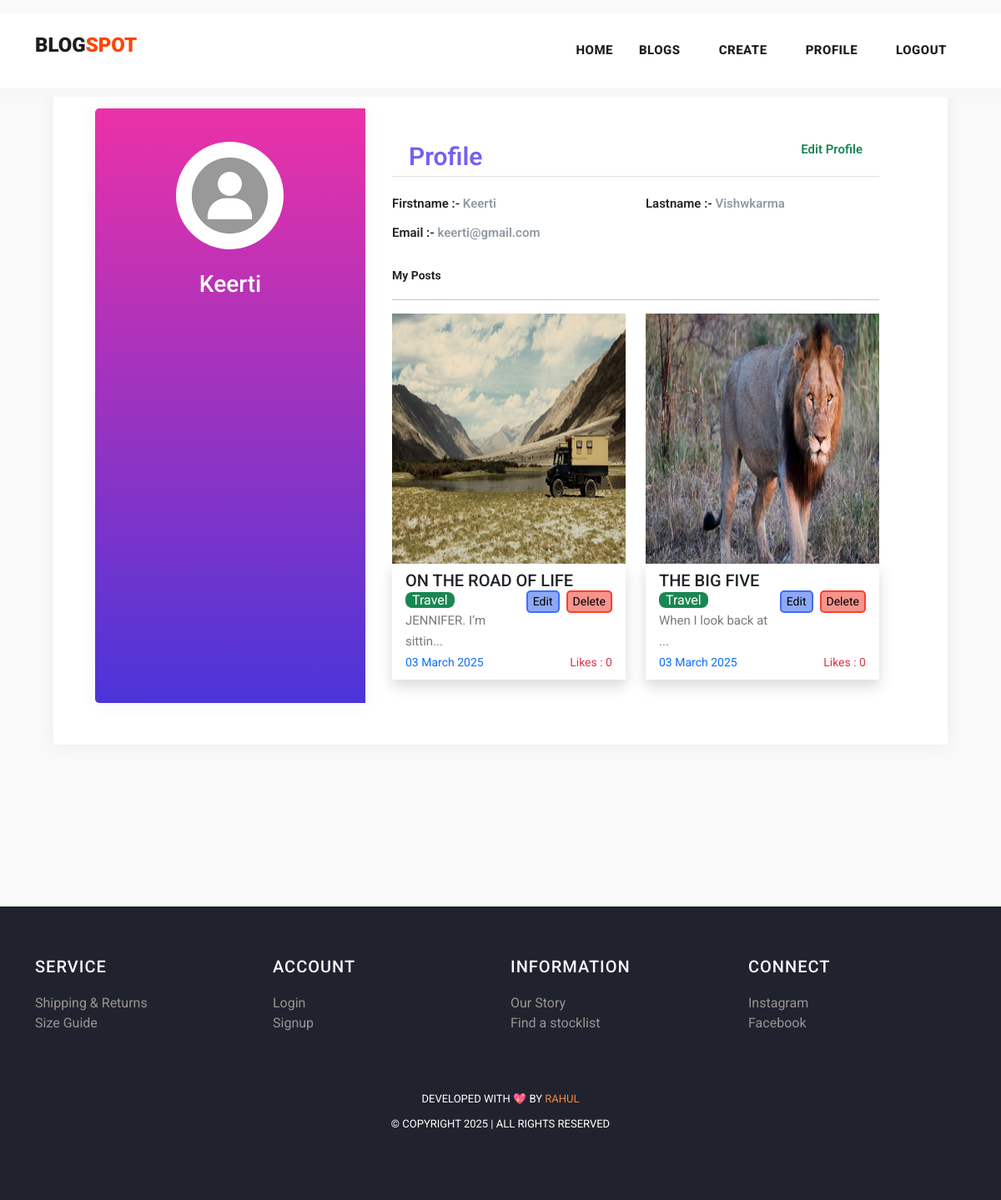
Page /profile/9 on the committed database.
### myapp/models.py (models this page shows, shortened)
class Post(models.Model):
    postname = models.CharField(max_length=600)
    category = models.CharField(max_length=600)
    image = models.ImageField(upload_to='images/posts',blank=True,null=True)
    content = models.CharField(max_length=100000)
    time = models.CharField(default=time,max_length=100, blank=True)
    likes = models.IntegerField(null=True,blank=True,default=0)
    user = models.ForeignKey(User,on_delete=models.CASCADE)

### myapp/views.py (the view)
# urls.py: path("profile/<int:id>",views.profile,name='profile'),
def profile(request,id):
    return render(request,'profile.html',{
        'user':User.objects.get(id=id),
        'posts':Post.objects.all(),
        'media_url':settings.MEDIA_URL,
    })

### templates/profile.html (shortened to what this page needs)
{% load static %}
<!DOCTYPE html>
<html lang="en">
<head>
    <link href="https://cdn.jsdelivr.net/npm/bootstrap@5.3.0-alpha3/dist/css/bootstrap.min.css" rel="stylesheet"
>
    <link href="{% static 'vendor/bootstrap/css/bootstrap.min.css' %}" rel="stylesheet">
    <link rel="stylesheet" href="https://maxcdn.bootstrapcdn.com/bootstrap/4.0.0/css/bootstrap.min.css">
    <link href="https://cdn.jsdelivr.net/npm/bootstrap@5.3.0-alpha3/dist/css/bootstrap.min.css" rel="stylesheet"
>
    <link rel="stylesheet" href="{% static 'assets/css/fontawesome.css' %}">
    <link rel="stylesheet" href="{% static 'assets/css/templatemo-stand-blog.css' %}">
    <link rel="stylesheet" href="{% static 'assets/css/owl.css' %}">
</head>
<body>
    <header class="">
        <nav class="navbar navbar-expand-lg bg-white">
            <div class="container">
                <a class="navbar-brand" href="index.html">
                    <h2>BLOG<span style="color: orangered;">SPOT</span></h2>
                </a>
                <div class="collapse navbar-collapse" id="navbarResponsive">
                    <ul class="navbar-nav ml-auto">
                        <li>
                            <a class="nav-link" href="{% url 'index' %}">Home
                            </a>
                        </li>
                        <li class="nav-item">
                            <a class="nav-link" href="{% url 'blog' %}">Blogs</a>
                        </li>
                        {% if user.is_authenticated %}
                        <li class="nav-item">
                            <a class="nav-link" href="{% url 'create' %}">Create</a>
                        </li>
                        <li class="nav-item">
                            <a class="nav-link" href="{% url 'profile' user.id %}">Profile</a>
                        </li>
                        <li class="nav-item">
                            <a class="nav-link" href="{% url 'logout' %}">Logout</a>
                        </li>
                        {% else %}
                        <li class="nav-item">
                            <a class="nav-link" href="{% url 'signin' %}">Login</a>
                        </li>
                        {% endif %}
                    </ul>
                </div>
            </div>
        </nav>
    </header>
    <div class="mt-3">
        <div class="page-content page-container p-lg-5 p-0" id="page-content">
            <div class="padding">
                <div class="row d-flex justify-content-center">
                    <div class="col-xl-12 col-md-12" id="card">
                        <div class="card user-card-full">
                            <div class="row m-l-0 m-r-0">
                                <div class="col-sm-4 bg-c-lite-green user-profile">
                                    <div class="card-block text-center text-white">
                                        <div class="m-b-25">
                                            <img src="{% static 'assets/images/user.png' %}" class="img-radius"
                                                alt="User-Profile-Image" style="border-radius: 50%;">
                                        </div>
                                        <h6 class="f-w-800 h3" style="text-transform: capitalize;">{{user.username}}
                                        </h6>
                                    </div>
                                </div>
                                <div class="col-sm-8">
                                    <div class="card-block">
                                        <h6 class="m-b-20 p-b-5 b-b-default f-w-600"
                                            style="font-size: 30px; padding: 20px;  color: #7461f3;">Profile <a
                                                href="{% url 'profileedit' user.id %}"
                                                class="float-right text-decoration-none text-success"
                                                style="font-size: 15px;">Edit Profile</a>
                                        </h6>
                                        <div class="row">
                                            <div class="col-sm-6">
                                                <p class="m-b-10 f-w-600 text-dark">Firstname :-
                                                    <span class="text-muted f-w-400">{{user.first_name}}</span>
                                                </p>
                                            </div>
                                            <div class="col-sm-6">
                                                <p class="m-b-10 f-w-600 text-dark">Lastname :-
                                                    <span class="text-muted f-w-400">{{user.last_name}}</span>
                                                </p>
                                            </div>
                                            <div class="col-sm-6">
                                                <p class="m-b-10 f-w-600 text-dark">Email :-
                                                    <span class="text-muted f-w-400">{{user.email}}</span>
                                                </p>
                                            </div>
                                        </div>
                                        <p class="small fw-bold pt-3 text-dark">My Posts</p>
                                        <hr>
                                        <div class="row row-cols-lg-2 row-cols-1">
                                            {% for post in posts%}
                                            {% if post.user_id == user.id %}
                                            <div class="col col-lg-6 col-12 mb-2">
                                                <img src="{{media_url}}{{post.image}}" alt="" height="300px"
                                                    width="100%">
                                                <div class="px-3 py-2 shadow">
                                                    <h5>{{post.postname}}</h5>
                                                    <a href="{% url 'deletepost' post.id %}"><button
                                                            class="ms-2 float-right small" type="submit"
                                                            style="border:2px solid rgb(252, 63, 42); border-radius: 5px; background-color: rgb(246, 148, 141);">Delete</button></a>
                                                    <a href="{% url 'editpost' post.id %}"><button
                                                            class="float-right small" type="submit"
                                                            style="border:2px solid rgb(64, 108, 251); border-radius: 5px; background-color: rgb(141, 169, 246);">Edit</button></a>
                                                    <span
                                                        class="text-white bg-success rounded-3 px-2 rounded-2">{{post.category}}</span>
                                                    <p>{{post.content|slice:"0:20"}}...</p>
                                                    <p class="small text-primary">{{post.time}}<span
                                                            class="text-danger float-right">Likes :
                                                            {{post.likes}}</span></p>
                                                </div>
                                            </div>
                                            {% endif %}
                                            {% endfor %}
                                        </div>
                                    </div>
                                </div>
                            </div>
                        </div>
                    </div>
                </div>
            </div>
        </div>
    </div>
    {% include 'footer.html' %}
</body>
</html>

### static/assets/css/templatemo-stand-blog.css (style rules this page uses)
body { font-family: 'Roboto', sans-serif; overflow-x: hidden; text-rendering: optimizeLegibility; -webkit-font-smoothing: antialiased; -moz-osx-font-smoothing: grayscale; }
p { margin-bottom: 0px; font-size: 15px; font-weight: 400; color: #7a7a7a; line-height: 30px; }
a { text-decoration: none!important; }
ul { padding: 0; margin: 0; list-style: none; }
h1,h2,h3,h4,h5,h6 { margin: 0px; }
header { position: absolute; z-index: 99999; width: 100%; height: 100px; background-color: #f7f7f7; -webkit-transition: all 0.3s ease-in-out 0s; -moz-transition: all 0.3s ease-in-out 0s; -o-transition: all 0.3s ease-in-out 0s; transition: all 0.3s ease-in-out 0s; }
header .navbar { padding: 25px 0px; }
.navbar .navbar-brand { float: left; margin-top: -12px; outline: none; }
.navbar .navbar-brand h2 { color: #1e1e1e; text-transform: uppercase; font-size: 24px; font-weight: 900; -webkit-transition: all .3s ease 0s; -moz-transition: all .3s ease 0s; -o-transition: all .3s ease 0s; transition: all .3s ease 0s; }
#navbarResponsive { z-index: 999; }
.navbar-collapse { text-align: center; }
.navbar .navbar-nav .nav-item { margin: 0px 15px; }
.navbar .navbar-nav a.nav-link { text-transform: capitalize; font-size: 15px; font-weight: 800; text-transform: uppercase; letter-spacing: 0.5px; color: #1e1e1e; transition: all 0.3s; }

### templates/profile.html (style rules this page uses)
body { background-color: #f9f9fa; width: 100vw; height: 100vh; }
.padding { padding: 1rem; }
.user-card-full { overflow: hidden; }
.card { border-radius: 5px; -webkit-box-shadow: 0 1px 20px 0 rgba(69, 90, 100, 0.08); box-shadow: 0 1px 20px 0 rgba(69, 90, 100, 0.08); border: none; margin-bottom: 30px; padding: 50px; }
.m-r-0 { margin-right: 0px; }
.m-l-0 { margin-left: 0px; }
.user-card-full .user-profile { border-radius: 5px 0 0 5px; }
.bg-c-lite-green { background: linear-gradient(to top, #4b35d9, #eb31a7); box-shadow: 0 1px 20px 0 rgba(69, 90, 100, 0.08); }
.user-profile { padding: 20px 0; }
.card-block { padding: 1.25rem; }
.m-b-25 { margin-bottom: 25px; }
.img-radius { border-radius: 5px; }
h6 { font-size: 14px; }
.card .card-block p { line-height: 25px; }
.b-b-default { border-bottom: 1px solid #e0e0e0; }
.m-b-20 { margin-bottom: 20px; }
.p-b-5 { padding-bottom: 5px !important; }
.m-b-10 { margin-bottom: 10px; }
.text-muted { color: #919aa3 !important; }
.f-w-600 { font-weight: 600; }

### templates/footer.html (style rules this page uses)
li { text-decoration: none; text-align: left; }
li a { color: rgb(153, 147, 147); }

### rows in the picture
Post: image (picture), postname "ON THE ROAD OF LIFE", category "Travel", content "JENNIFER. I’m sittin", time "03 March 2025", likes "0"
Post: image (picture), postname "THE BIG FIVE", category "Travel", content "When I look back at", time "03 March 2025", likes "0"

### other values in the picture
{{ user.username }} "Keerti"
{{ user.first_name }} "Keerti"
{{ user.last_name }} "Vishwkarma"
{{ user.email }} "keerti@gmail.com"
